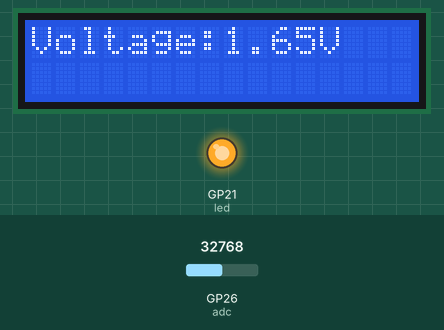
A program run on a simulated Raspberry Pi Pico running MicroPython. On the bench: 16×2 character LCD, output pins drawn as LEDs (lit = HIGH). Inputs (shaded band) come from the test bench; at power-on: GP26 (adc) = 32768 (analog values on the 0–65535 scale). The clock reads 2024-03-15 10:24:30 at power-on unless the program sets it; files the program writes start out absent; files that are not in the repository are absent; library files of the repository ran but are not shown: lcd_api.py; what the program prints to the serial console is not drawn.

Above: at 1.2 s.
1.3 s: GP26 (adc) set to 45874
At 3.8 s:
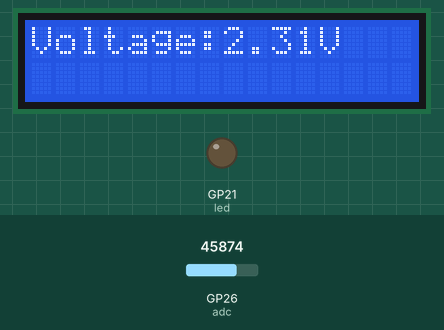
9.1 s: GP26 (adc) set to 57670
At 9.7 s:
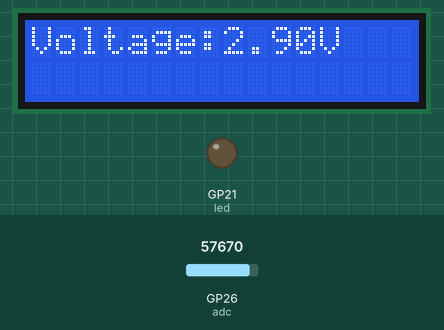
13.0 s: GP26 (adc) set to 65535
At 15.9 s:
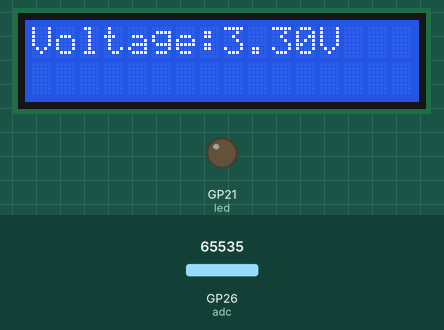
Timing chart, 0 to 22.9 s (numbered marks = the images above; inputs shaded):
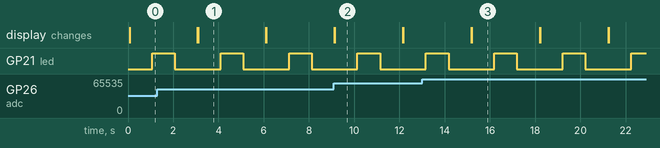

The program:

Solar_Scouting_system_code.py
```python
# ALGO PEERS PROJECTS

# SOLAR SCOUTING SYSTEM PROJECT

# CODES:

# Import all necessary libaries:
from machine import Pin, I2C, ADC
import utime
import lcd_api
from pico_i2c_lcd import I2cLcd

# Set up I2C for the LCD screen
# We use pins GP0 for SDA (data line) and GP1 for SCL (clock line)
i2c = I2C(0, scl=Pin(1), sda=Pin(0), freq=400000)

# Create an object for the LCD
# The address (0x27) might be different for your LCD
lcd = I2cLcd(i2c, 0x27, 2, 16) # LCD 16x2

# Set up the ADC (Analog-to-Digital Converter) on pin GP26
adc = ADC(Pin(26))

# These are the reference voltage and the ADC's resolution
VREF = 3.3  # The maximum voltage the ADC can read
ADC_RESOLUTION = 65535  # The range of values the ADC can output

def read_voltage():
    # Get the raw value from the ADC (a number between 0 and 65535)
    raw_value = adc.read_u16()

    # Convert the raw value to a voltage (a number between 0 and 3.3)
    voltage = (raw_value / ADC_RESOLUTION) * VREF
    return voltage

def append_data_to_file(timestamp_str, voltage):
    try:
        # Open the file in append mode
        with open("voltage_data.csv", "a") as data_file:
            # Write the voltage and timestamp to the file
            data_file.write("{}, {:.2f}\n".format(timestamp_str, voltage))
    except Exception as e:
        print("Error writing to file:", e)

def main():
    while True:
        # Read the voltage from the solar panel
        voltage = read_voltage()

        # Clear the LCD screen
        lcd.clear()

        # Show the voltage on the LCD screen
        # {:.2f} means we show the voltage with two decimal places
        lcd.putstr("Voltage:{:.2f}V".format(voltage))

        # Get the current timestamp
        timestamp = utime.localtime()
        timestamp_str = "{:04d}-{:02d}-{:02d} {:02d}:{:02d}:{:02d}".format(
            timestamp[0], timestamp[1], timestamp[2],
            timestamp[3], timestamp[4], timestamp[5]
        )

        # Print the timestamp and voltage to the Thonny console
        print("Timestamp: {}, Voltage: {:.2f}V".format(timestamp_str, voltage))

        # Append data to the file
        append_data_to_file(timestamp_str, voltage)

        # Wait for 1 second before reading the voltage again
        utime.sleep(1)

        led = Pin(21, Pin.OUT)

        # Turn on the LED
        led.value(1)

        utime.sleep(1)

        # Turn off the LED
        led.value(0)

        # Wait for 5 seconds before reading the voltage again
        utime.sleep(1)

try:

    # Initialize the file with headers if it doesn't exist
    try:
        with open("voltage_data.csv", "r") as data_file:
            pass
    except OSError:
        with open("voltage_data.csv", "w") as data_file:
            data_file.write("Timestamp,Voltage\n")


    main()
except KeyboardInterrupt:
    print("Program Interrupted")
```

Measured:
- after the input at 1.3 s, the display: first differs from a run without the input after 1.8 s (image 1)
- after the input at 9.1 s, the display: first differs from a run without the input after 0.05 s (image 2)
- after the input at 13.0 s, the display: first differs from a run without the input after 2.2 s (image 3)
- by itself, GP21 (led): alternates HIGH for 1.0 s and LOW for 2.0 s
- what the display in image 1 shows lasts 3.0 s, from 3.1 s to 6.1 s
